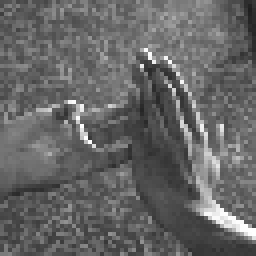
#> input picture data/test_sign_M.png, 64 x 64 px (shown 4 times larger); its folder holds only this picture in this run
$ python -i sift_features.py   (imports and definitions only)
#> lines starting #> are read from the running program, lines starting #| are printed output that depends on the picture
#> further down, picture is the input picture: shape (64, 64, 3); min 31, max 255, mean 101.8
import cv2
import numpy as np

SIZE = 256
N_WORDS = 200
_sift = None


def _get_sift():
    global _sift
    if _sift is None:
        _sift = cv2.SIFT_create(nfeatures=300)
    return _sift


def prep(img):
    """Any image (BGR or gray) to a gray image with longest side 256 px."""
    gray = cv2.cvtColor(img, cv2.COLOR_BGR2GRAY) if img.ndim == 3 else img
    h, w = gray.shape
#> h = 64; w = 64
    s = SIZE / max(h, w)
#> s = 4
    return cv2.resize(gray, (max(1, int(w * s)), max(1, int(h * s))),
                      interpolation=cv2.INTER_CUBIC)
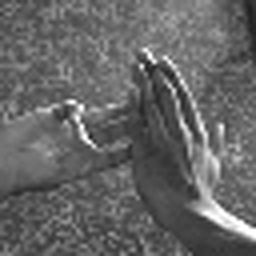
#> returned value: shape (256, 256); min 28, max 255, mean 101.8


def descriptors(img):
    _, d = _get_sift().detectAndCompute(prep(img), None)
    return d  # None if no keypoints found


def histogram(d, kmeans):
    """SIFT descriptors to a normalized histogram of visual words."""
    n = kmeans.n_clusters
    if d is None or len(d) == 0:
        return np.zeros(n, np.float32)
    words = kmeans.predict(d.astype(np.float32))
    h = np.bincount(words, minlength=n).astype(np.float32)
    return h / h.sum()


def image_to_features(img, kmeans):
    return histogram(descriptors(img), kmeans)

>>> import cv2
>>> picture = cv2.imread('../data/test_sign_M.png')
>>> result = descriptors(picture)
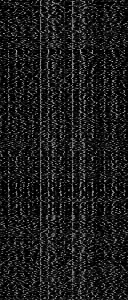
#> result: shape (300, 128) float32; min 0, max 185, mean 28.4

$ run again, on data/test_sign_Z.png
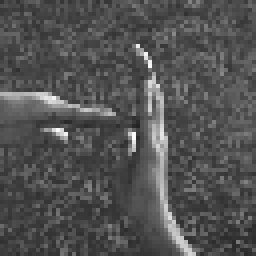
#> input picture data/test_sign_Z.png, 64 x 64 px (shown 4 times larger)
#> picture is the input picture: shape (64, 64, 3); min 35, max 252, mean 82.1
#> in prep, `return cv2.resize(gray, (max(1, int(w * s)), max(1, int(h * s))), inte..`:
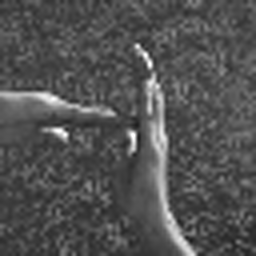
#> returned value: shape (256, 256); min 28, max 255, mean 82.1
#> `result = descriptors(picture)`:
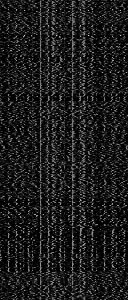
#> result: shape (300, 128) float32; min 0, max 207, mean 28.8
